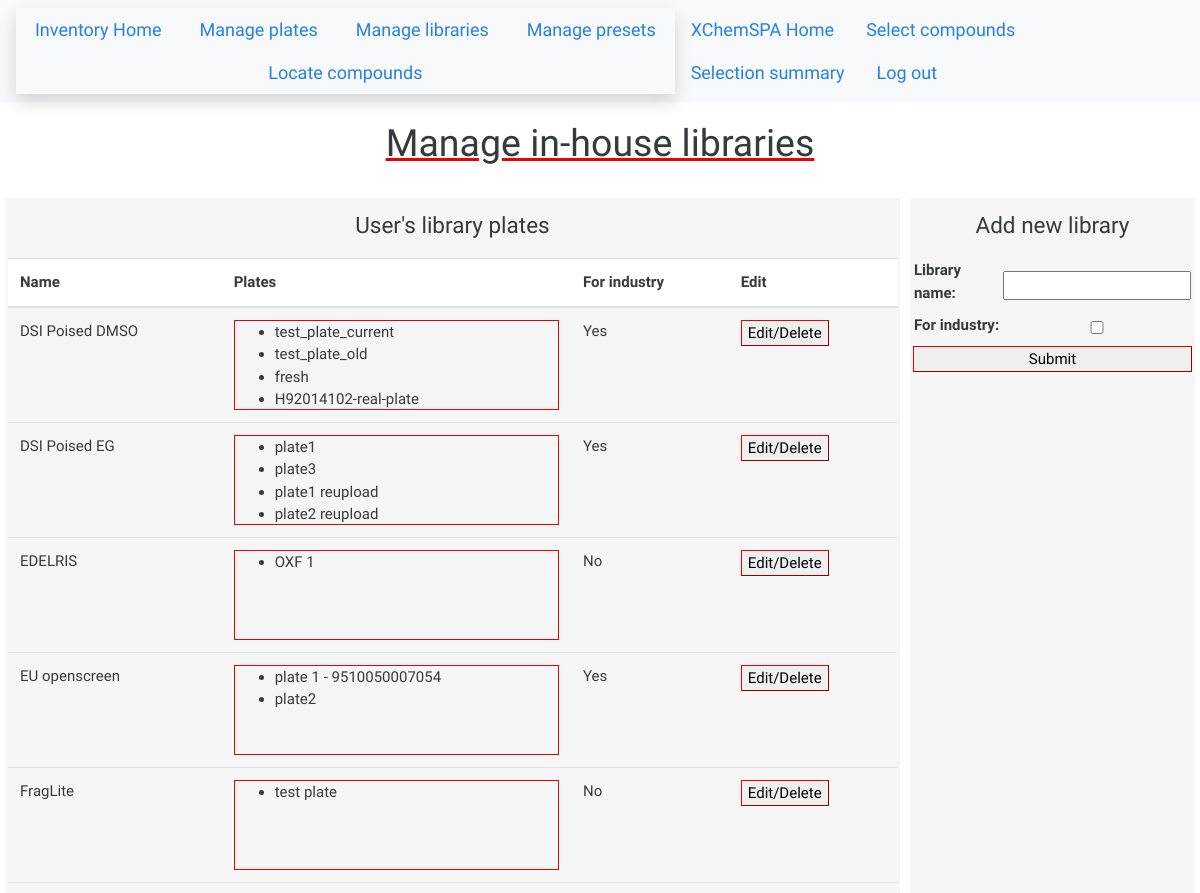
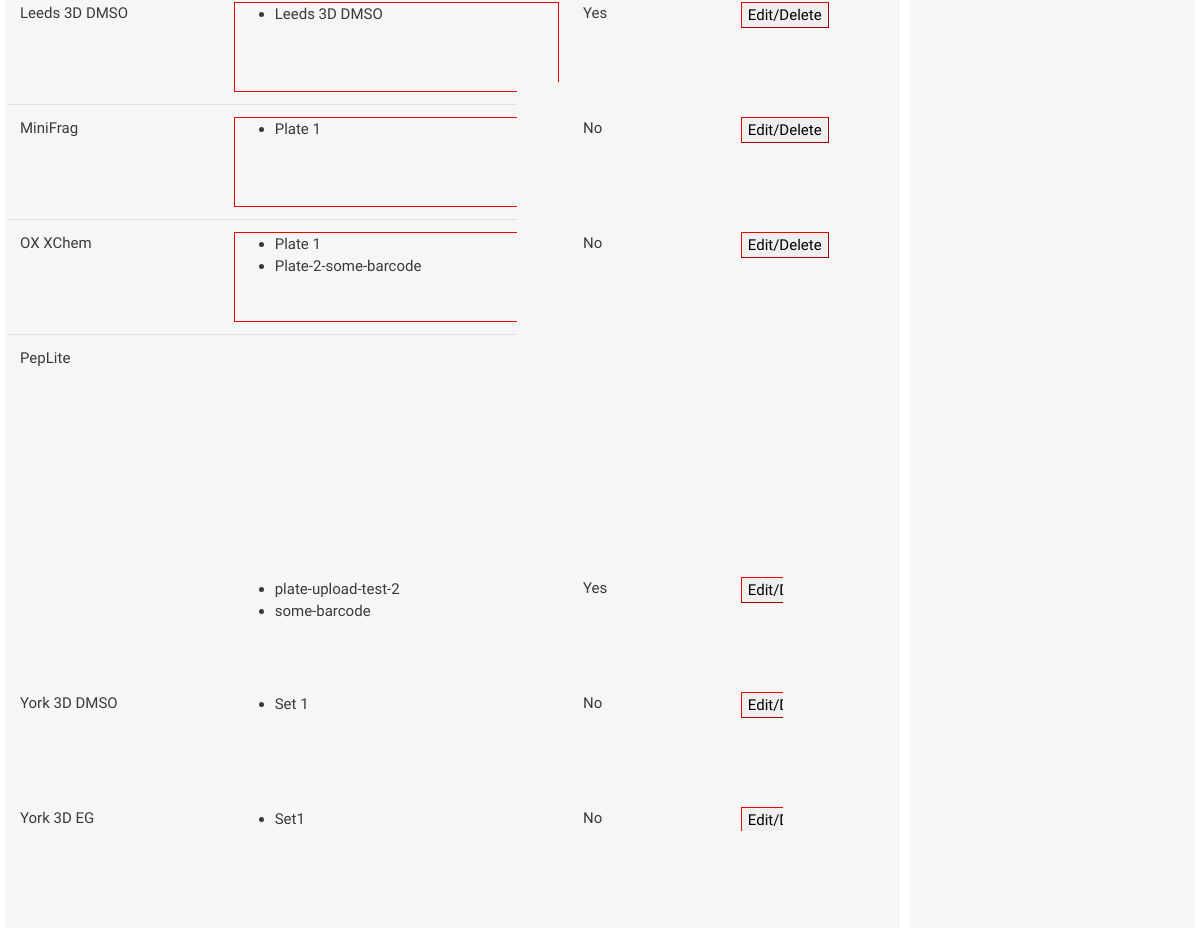
Screenshot of /inventory/libraries/ (signed in) with the database file from the repository (2 pictures, top to bottom).
### API/models.py (models this page shows, shortened)
class Library(models.Model):
    name = models.CharField(max_length=100, blank=True, null=True)
    for_industry = models.BooleanField(default=False)
    public = models.BooleanField(default=False)

class LibraryPlate(models.Model):
    barcode = models.CharField(max_length=100, blank=True, null=True) #string to identify physical plate
    library = models.ForeignKey(Library, on_delete=models.PROTECT, related_name="plates" )
    current = models.BooleanField(default=True)
    last_tested =  models.DateField(auto_now=True)
    unique_together = ['barcode', 'library']

### inventory/views.py (the view)
# urls.py: path("libraries/", views.libraries, name="libraries"),
@staff_member_required
def libraries(request):
	libraries = Library.objects.filter(public=True).order_by("name")
	library_form = LibraryForm()
	form_dict = {}
	for lib in libraries:
		form_dict[lib] = LibraryForm(initial={"name": lib.name, "for_industry": lib.for_industry})
	return render(request, "inventory/libraries.html", {"libraries": libraries, "library_form": library_form, "form_dict" : form_dict})

### inventory/forms.py
class LibraryForm(forms.Form):
	name = forms.CharField(label='Library name', required=True)
	for_industry = forms.BooleanField(label='For industry', required=False)

### inventory/templates/inventory/libraries.html (shortened to what this page needs)
{% extends "layout.html" %}
{% load static %}
  {% block main %}
  <main id="libraries">
    <h1>Manage in-house libraries</h1>
    <section id="library-list">
	  <h2>User's library plates</h2>
      <table id="table" class="table">
        <thead>
          <th>Name</th>
          <th>Plates</th>
          <th>For industry</th>
          <th>Edit</th>
        </thead>
        <tbody>
          {% for library, form in form_dict.items %}
            <tr>
              <td>{{ library.name }}</td>
              <td>
                {% if library.plates.all|length > 0 %}
                <div class="list-in-table">
                  <ul>
                    {% for plate in library.plates.all %}
                      <li>{{ plate.barcode }}</li>
                      {% endfor %}
                  </ul>
                </div>
                {% else %}
                No plates added yet <br>
                <a href="/inventory/plates">Create first plate</a>
                {% endif %}
              </td>
              <td>
                {% if library.for_industry %}
                Yes
                {% else %}
                No
                {% endif %}
              </td>
              <td><button onclick="showForm({{ library.id }})">Edit/Delete</button></td>
            </tr>
          {% endfor %}
        </tbody>
      </table>
    </section>
    <section id="upload-form">
      <h2>Add new library</h2>
      <form action="../add-library/" method="post">
        <table>
        {{ library_form.as_table }}
        </table>
        <input type="submit" value="Submit">
      </form>
    </section>
  </main>
  {% endblock %}

### webSoakDB_frontend/static/inventory/prep.css (style rules this page uses)
body { padding: 0; margin: auto auto; max-width: 2500px; }
section { display: block; background: #f6f6f6; padding: 3px; margin: 5px; position: relative; }
button { border-width: 1px; border-color: #ec0000; }
h1, h2, h3 { text-align: center; padding-bottom: 0.5em; padding-top: 0.5em; }
h1 { text-decoration: underline; text-decoration-color: #ec0000; }
h2 { font-size: 1.5em; }
thead th { position: webkit-sticky; position: sticky; background: white; top: 0; padding: 0; }

### webSoakDB_frontend/static/inventory/style.css (style rules this page uses)
main#libraries, main#presets { display: grid; grid-template-columns: auto 35ch; }
main h1 { grid-column: 1/-1; }
section#library-list { grid-column: 1/2; }
section#upload-form { grid-column: 2/3; }
.list-in-table { border: solid #ec0000 1px; height: 6em; overflow-y: scroll; transition: height 0.5s; }
.button, [type="submit"] { width: 100%; border-width: 1px; border-color: #ec0000; }
main#general-view h1, h2 { grid-column: 1/3; }
table, input, select { width: 100%; }

### rows the page displays
Library: name "DSI Poised DMSO", for_industry "Yes"
LibraryPlate: barcode "test_plate_current"
LibraryPlate: barcode "test_plate_old"
LibraryPlate: barcode "fresh"
LibraryPlate: barcode "H92014102-real-plate"
Library: name "DSI Poised EG", for_industry "Yes"
LibraryPlate: barcode "plate1"
LibraryPlate: barcode "plate3"
LibraryPlate: barcode "plate1 reupload"
LibraryPlate: barcode "plate2 reupload"
Library: name "EDELRIS", for_industry "No"
LibraryPlate: barcode "OXF 1"
Library: name "EU openscreen", for_industry "Yes"
LibraryPlate: barcode "plate 1 - 9510050007054"
LibraryPlate: barcode "plate2"
Library: name "FragLite", for_industry "No"
LibraryPlate: barcode "test plate"
Library: name "Leeds 3D DMSO", for_industry "Yes"
LibraryPlate: barcode "Leeds 3D DMSO"
Library: name "MiniFrag", for_industry "No"
LibraryPlate: barcode "Plate 1"
Library: name "OX XChem", for_industry "No"
LibraryPlate: barcode "Plate 1"
LibraryPlate: barcode "Plate-2-some-barcode"
Library: name "PepLite"
Library: for_industry "Yes"
LibraryPlate: barcode "plate-upload-test-2"
LibraryPlate: barcode "some-barcode"
Library: name "York 3D DMSO", for_industry "No"
LibraryPlate: barcode "Set 1"
Library: name "York 3D EG", for_industry "No"
LibraryPlate: barcode "Set1"
